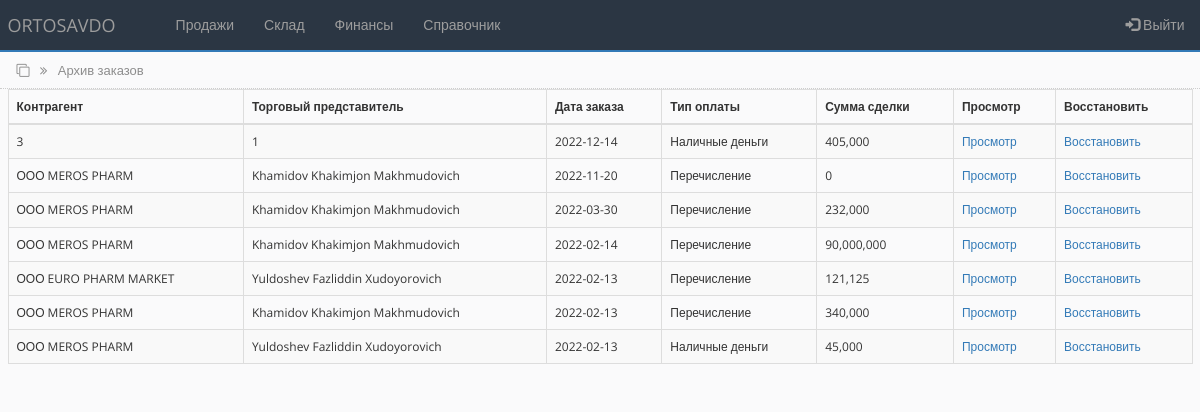
The app's page /archive_order.php (signed in), older data.
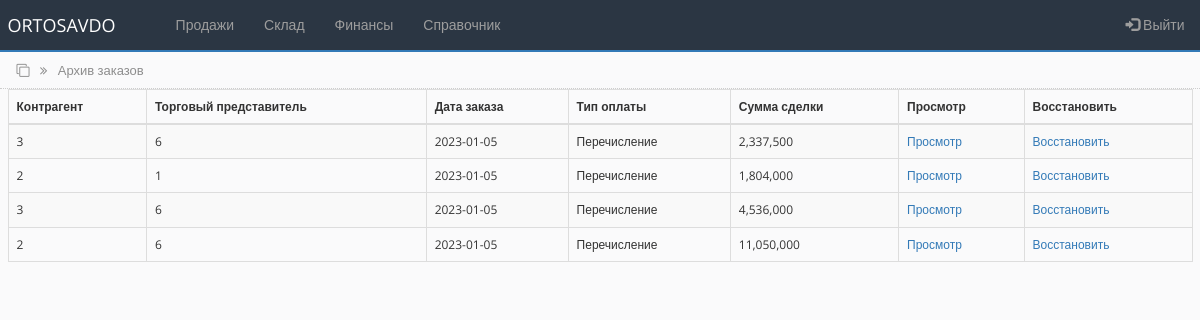
The same page, newer data.
### tables this page shows
CREATE TABLE `main_ord_tbl` (
  `id` int(100) NOT NULL,
  `contractor` varchar(250) NOT NULL,
  `sale_agent` varchar(250) NOT NULL,
  `ord_date` date NOT NULL,
  `payment_type` varchar(250) NOT NULL,
  `transaction_amount` int(100) NOT NULL,
  `order_status` int(100) NOT NULL DEFAULT '0'
);

### archive_order.php (the view, shortened to what this page needs)
<?php
include('settings.php');
$query = "SELECT * FROM main_ord_tbl WHERE order_status='1' ORDER by id DESC";
$rs_result = mysqli_query ($connect, $query);
?>
<!DOCTYPE html>
<html lang="en">
<head>
    <link rel="stylesheet" href="https://maxcdn.bootstrapcdn.com/bootstrap/3.4.1/css/bootstrap.min.css">
    <link rel="stylesheet" href="https://cdnjs.cloudflare.com/ajax/libs/font-awesome/4.7.0/css/font-awesome.min.css">
    <link rel="stylesheet" href="css/bootstrap-grid.min.css">
    <link rel="stylesheet" href="css/style.css">
</head>
<body>
<?php include 'partSite/nav.php'; ?>
<div class="page_name">
    <div class="container-fluid">
        <i class="fa fa-clone" aria-hidden="true"></i>
        <i class="fa fa-angle-double-right right_cus"></i>
        <span class="right_cus">Архив заказов</span>
    </div>
</div>
<div class="all_table">
    <div class="container-fluid">
        <table class="table table-striped table-bordered">
        <thead>
            <tr>
            <th scope="col">Контрагент</th>
            <th scope="col">Торговый представитель</th>
            <th scope="col">Дата заказа</th>
            <th scope="col">Тип оплаты</th>
            <th scope="col">Сумма сделки</th>
            <th scope="col">Просмотр</th>
            <th scope="col">Восстановить</th>
            </tr>
        </thead>
        <tbody>
<?php
    while ($row = mysqli_fetch_array($rs_result)) {
?>
            <tr>
                <td><?php echo $row["contractor"]; ?></td>
                <td><?php echo $row["sale_agent"]; ?></td>
                <td><?php echo $row["ord_date"]; ?></td>
                <td><?php echo $row["payment_type"]; ?></td>
                <td><?php echo number_format($row['transaction_amount']); ?></td>
                <td><a href="inside_archive_order.php?id=<?php echo $row["id"]; ?>&&payment_type=<?php echo $row["payment_type"]; ?>&&sale_agent=<?php echo $row["sale_agent"]; ?>&&contractor=<?php echo $row["contractor"]; ?>&&date=<?php echo $row["ord_date"]; ?>">Просмотр</a></td>
                <td><a href="action.php?restore_id=<?=$row['id']?>" onclick="return confirm('Восстановить?')" role="button">Восстановить</a></td
            </tr>
<?php
    };
?>
        </tbody>
        </table>
    </div>
</div>
</body>
</html>

### partSite/nav.php (shortened to what this page needs)
<nav class="navbar navbar-inverse navbar-custom">
  <div class="container-fluid">
    <div class="navbar-header">
      <a class="navbar-brand" href="main.php">ORTOSAVDO</a>
    </div>
    <ul class="nav navbar-nav">
      <li><a href="#"></a></li>
      <li class="dropdown">
        <a class="dropdown-toggle" data-toggle="dropdown" href="#">Продажи</a>
      </li>
      <li class="dropdown">
        <a class="dropdown-toggle" data-toggle="dropdown" href="#">Склад</a>
      </li>
      <li class="dropdown">
        <a class="dropdown-toggle" data-toggle="dropdown" href="#">Финансы</a>
      </li>
      <li class="dropdown">
        <a class="dropdown-toggle" data-toggle="dropdown" href="#">Справочник</a>
      </li>
    </ul>
    <ul class="nav navbar-nav navbar-right r15" data-toggle="modal" data-target="#exampleModal">
      <li><a href="#"><span class="glyphicon glyphicon-log-in"></span> Выйти</a></li>
    </ul>
  </div>
</nav>

### css/style.css (style rules this page uses)
* { box-sizing:border-box;margin:0;padding:0;transition:all 0.01s }
body { background-color:#FAFAFB;font-family:"Open Sans",sans-serif;font-size:12px }
.r15 { margin-right:-7px }
.navbar-inverse .navbar-nav>li>a { color:#9d9d9d;font-size:14px }
.navbar-custom { background-color:#2B3643;border:none;border-radius:0%;border-bottom:solid 2px;border-bottom-color:#337ab7 }
.page_name { width:100%;height:37px;padding:9px;margin-top:-20px;border-bottom:1px dotted #CDCDCD;color:#8d8d8d;font-size:13px }
.right_cus { margin-left:7px }
.table { padding-top:10px }

Row changes from the older to the newer data that the page shows:
removed main_ord_tbl: contractor "3", sale_agent "1", ord_date "2022-12-14", payment_type "Наличные деньги", transaction_amount "405,000"
removed main_ord_tbl: contractor "ООО MEROS PHARM", sale_agent "Khamidov Khakimjon Makhmudovich", ord_date "2022-11-20", payment_type "Перечисление", transaction_amount "0"
removed main_ord_tbl: contractor "ООО MEROS PHARM", sale_agent "Khamidov Khakimjon Makhmudovich", ord_date "2022-03-30", payment_type "Перечисление", transaction_amount "232,000"
removed main_ord_tbl: contractor "ООО MEROS PHARM", sale_agent "Khamidov Khakimjon Makhmudovich", ord_date "2022-02-14", payment_type "Перечисление", transaction_amount "90,000,000"
removed main_ord_tbl: contractor "ООО EURO PHARM MARKET", sale_agent "Yuldoshev Fazliddin Xudoyorovich", ord_date "2022-02-13", payment_type "Перечисление", transaction_amount "121,125"
removed main_ord_tbl: contractor "ООО MEROS PHARM", sale_agent "Khamidov Khakimjon Makhmudovich", ord_date "2022-02-13", payment_type "Перечисление", transaction_amount "340,000"
removed main_ord_tbl: contractor "ООО MEROS PHARM", sale_agent "Yuldoshev Fazliddin Xudoyorovich", ord_date "2022-02-13", payment_type "Наличные деньги", transaction_amount "45,000"
added main_ord_tbl: contractor "3", sale_agent "6", ord_date "2023-01-05", payment_type "Перечисление", transaction_amount "2,337,500"
added main_ord_tbl: contractor "2", sale_agent "1", ord_date "2023-01-05", payment_type "Перечисление", transaction_amount "1,804,000"
added main_ord_tbl: contractor "3", sale_agent "6", ord_date "2023-01-05", payment_type "Перечисление", transaction_amount "4,536,000"
added main_ord_tbl: contractor "2", sale_agent "6", ord_date "2023-01-05", payment_type "Перечисление", transaction_amount "11,050,000"
